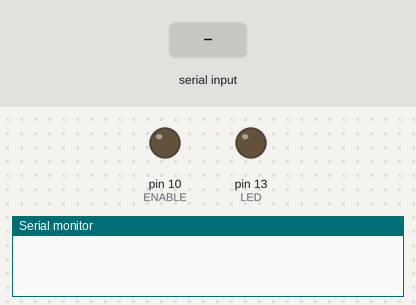
Simulated run of this sketch. Board: Arduino Uno, built with avr-gcc and run on an emulated ATmega328P. Parts: output pins drawn as LEDs (lit = HIGH), the last lines printed to the serial monitor. The inputs (shaded band) are chosen by the test bench.

Above: at 1.2 s.
1.3 s: "O" received over the second serial link
At 2.5 s:
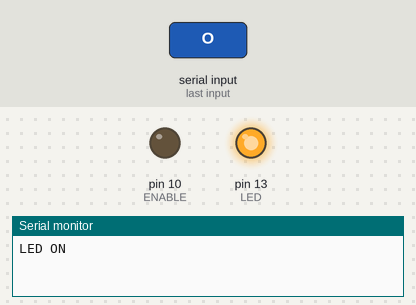
2.8 s: "X" received over the second serial link
At 3.9 s:
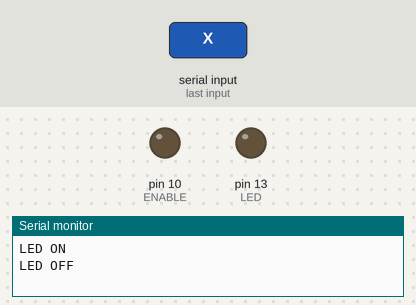
Timing chart, 0 to 5.8 s (numbered marks = the images above; inputs shaded):
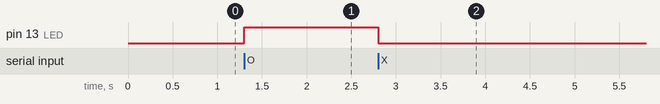

The sketch:

RS485-B.ino
```cpp
// B 아두이노 슬레이브 수신
#include <SoftwareSerial.h>

#define ENABLE 10
#define LED 13

// RO(Rx-6번), DI(Tx-7번)
SoftwareSerial rs485(6,7);
void setup() {
  Serial.begin(115200);
  rs485.begin(19200);
  pinMode(ENABLE, OUTPUT);
  pinMode(LED, OUTPUT);
  // RE/DE에서 Write시에 HIGH
  // Read시에 LOW이지만, 여기서는 받기만 한다.
  digitalWrite(ENABLE, LOW);
}

void loop() {
  if(rs485.available()>=1){
    char* val = rs485.read();

   //Add code for HM100
   Serial.println(val);
    if(val=='O'){
      digitalWrite(LED, HIGH);
      Serial.println("LED ON");
    }
    else if(val=='X'){
      digitalWrite(LED, LOW);
      Serial.println("LED OFF");
    }
  }
}
```

Measured:
- after the input at 1.3 s, pin 13 (LED): LOW → HIGH at once
- after the input at 2.8 s, pin 13 (LED): HIGH → LOW at once
